Frame 1 (no input): blank canvas, image omitted
Frame 60 (the mouse pressed at the canvas centre just before this capture): blank canvas, image omitted
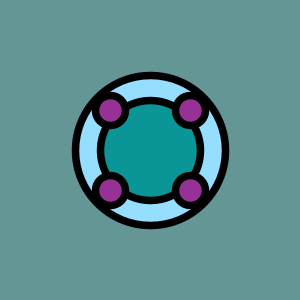
Frame 120 (the mouse held since frame 60 and released just before this capture)

The Processing sketch whose frames 1 and 60 were blank and that drew this single picture after the mouse press (run headless with seeded random() and noise(); from frame 60 on, the mouse is pressed at the canvas centre):

// Processing sketch: processing_182130
// ── processing_182130.pde

float mida = 40;

 
void setup() {
  size(300, 300);
}
 
void draw ()  {
   
  background(100,mouseX,mouseY);
  stroke(0,0,0);
  strokeWeight(0.05*mouseY);
   
 
   
  fill(mouseX,222,255);
  ellipse(mouseX,mouseY,mouseY,mouseY);
  
  fill(10,mouseX,mouseY);
  ellipse(mouseX,mouseY,mouseY/1.5,mouseY/1.5);
  
  fill(mouseX,49,mouseY);
  ellipse(mouseX+mida,mouseY+mida,mouseY/5,mouseY/5);
  
  fill(mouseX,49,mouseY);
  ellipse(mouseX-mida,mouseY-mida,mouseY/5,mouseY/5);
  
  fill(mouseX,49,mouseY);
  ellipse(mouseX-mida,mouseY+mida,mouseY/5,mouseY/5);
  
  fill(mouseX,49,mouseY);
  ellipse(mouseX+mida,mouseY-mida,mouseY/5,mouseY/5);
  
  fill(mouseX,49,mouseY);
  ellipse(-mouseX+mida,-mouseY+mida,-mouseY/5,-mouseY/5);
  
}
